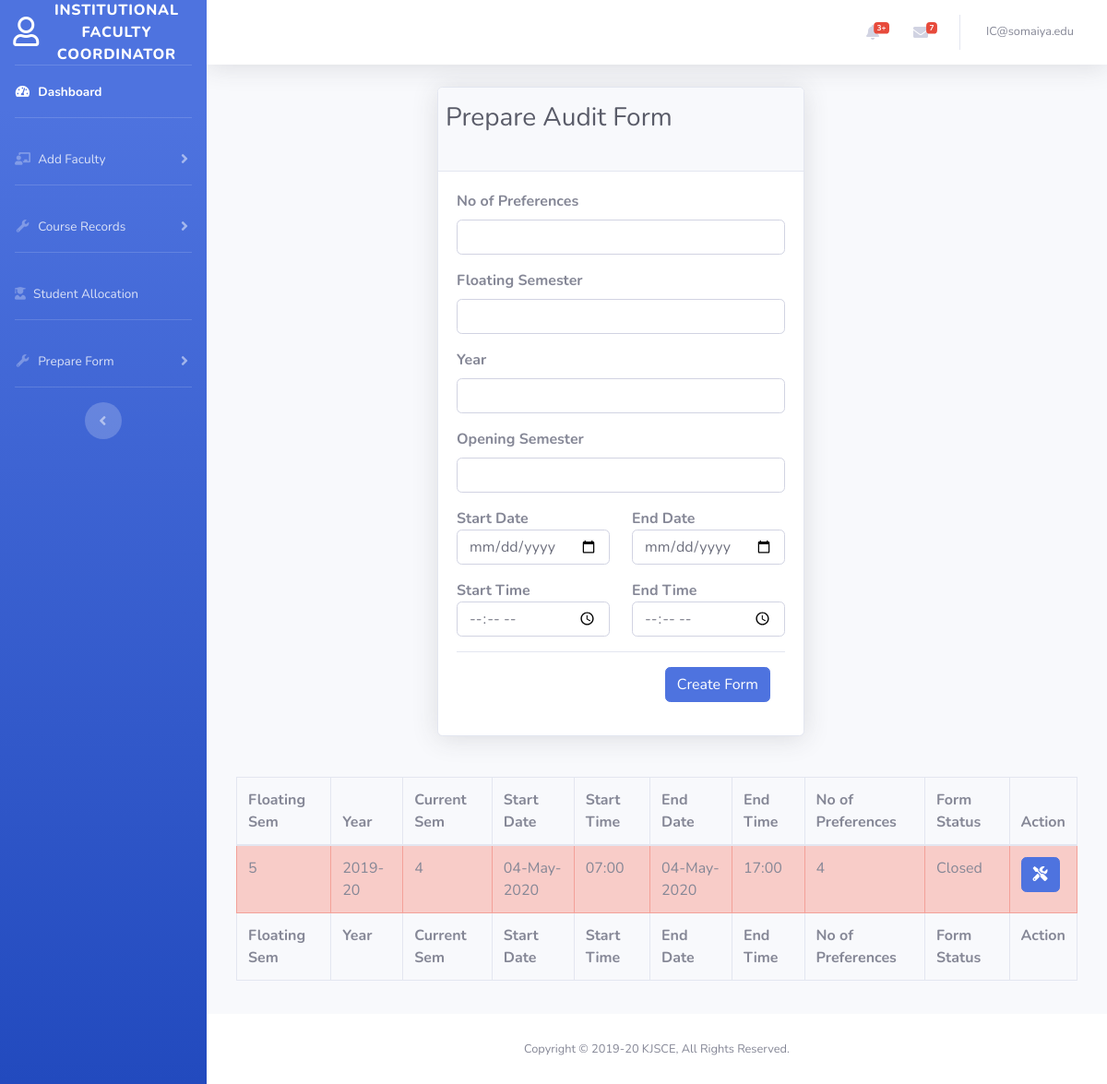
The page /institutional_coordinator/prepare_form_ac.php (signed in) on the database as committed earlier.
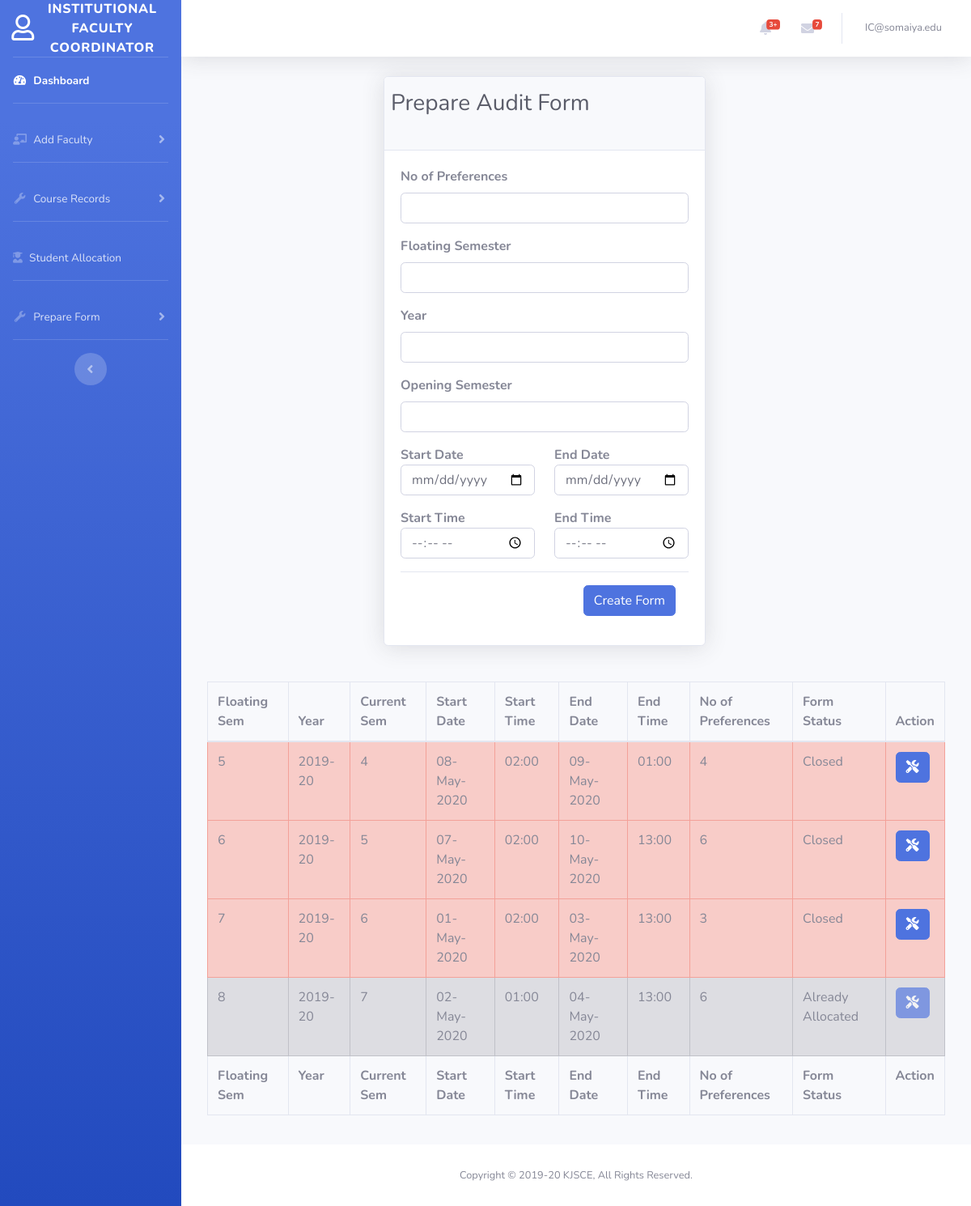
The same page on the database as committed later.
### tables this page shows
CREATE TABLE `form` (
  `sem` int(11) NOT NULL,
  `year` varchar(8) NOT NULL,
  `no` int(11) NOT NULL DEFAULT 0,
  `form_type` varchar(10) NOT NULL,
  `curr_sem` int(11) NOT NULL,
  `start_timestamp` varchar(30) NOT NULL,
  `end_timestamp` varchar(30) NOT NULL,
  `timestamp_created` varchar(30) NOT NULL,
  `email_id` varchar(50) NOT NULL,
  `no_of_preferences` int(11) NOT NULL,
  `allocate_status` int(11) NOT NULL DEFAULT 0
);

### institutional_coordinator/prepare_form_ac.php (the view, shortened to what the changed rows need)
<?php
include('../includes/header.php');
?>
<div class="container-fluid">
    <div class="row">
        <div class="offset-lg-3 offset-md-3">
            <div class="card shadow mb-4">
                <div class="card-header py-3">
                    <div class="row align-items-center">
                        <h1 class="h3 mb-4 text-gray-800">Prepare Audit Form</h1>
                    </div>
                </div>
            </div>
        </div>
        <div class="card-body">
            <div class="table-responsive">
                <table class="table table-bordered" id="dataTable" width="100%" cellspacing="0">
                <thead>
                        <tr>
                            <th>Floating Sem</th>
                            <th>Year</th>
                            <th>Current Sem</th>
                            <th>Start Date</th>
                            <th>Start Time</th>
                            <th>End Date</th>
                            <th>End Time</th>
                            <th>No of Preferences</th>
                            <th>Form Status</th>
                            <th>Action</th>
                        </tr>
                    </thead>
                    <tfoot>
                        <tr>
                            <th>Floating Sem</th>
                            <th>Year</th>
                            <th>Current Sem</th>
                            <th>Start Date</th>
                            <th>Start Time</th>
                            <th>End Date</th>
                            <th>End Time</th>
                            <th>No of Preferences</th>
                            <th>Form Status</th>
                            <th>Action</th>
                        </tr>
                    </tfoot>
                    <tbody>
                        <?php
                        include_once('../config.php');
                        $sql = "SELECT sem,year,curr_sem,start_timestamp,end_timestamp,no_of_preferences,allocate_status FROM form WHERE form_type='audit'";
                        $result = mysqli_query($conn, $sql);
                        if (mysqli_num_rows($result) > 0) {
                            $count = 500;
                            while ($row = mysqli_fetch_assoc($result)) {
                                $status = "Not opened yet";
                                $timestamp=date("Y-m-d H:i");
                                $start_timestamp = $row['start_timestamp'];
                                $end_timestamp = $row['end_timestamp'];
                                $color='table-warning';
                                $tabs= '<a class="nav-item nav-link active" id="nav-delete-tab" data-toggle="tab" href="#nav-delete' . $count . '" role="tab" aria-controls="nav-delete' . $count . '" aria-selected="true">Deletion</a>
                                <a class="nav-item nav-link" id="nav-update-tab" data-toggle="tab" href="#nav-update' . $count . '" role="tab" aria-controls="nav-update' . $count . '" aria-selected="false">Update</a>';
                                if($timestamp>=$start_timestamp){
                                    if($timestamp<$end_timestamp){
                                        $status="Open";
                                        $color='table-success';
                                    }else{
                                        $status="Closed";
                                        $tabs.='<a class="nav-item nav-link" id="nav-allocate-tab" data-toggle="tab" href="#nav-allocate' . $count . '" role="tab" aria-controls="nav-allocate' . $count . '" aria-selected="false">Allocate</a>';
                                        $color='table-danger';
                                        if($row['allocate_status']==1){
                                            $status='Already Allocated';
                                            $color='table-secondary';
                                        }
                                    }
                                }
                                $sArr = explode(" ", $start_timestamp);
                                $start_date = $sArr[0];
                                $start_time = $sArr[1];
                                $eArr = explode(" ", $end_timestamp);
                                $end_date = $eArr[0];
                                $end_time = $eArr[1];
                                echo '
                        <tr class="'.$color.'"">
                            <td>' . $row['sem'] . '</td>
                            <td>' . $row['year'] . '</td>
                            <td>' . $row['curr_sem'] . '</td>
                            <td>' . date("d-M-Y", strtotime($start_date)) . '</td>
                            <td>' . $start_time . '</td>
                            <td>' . date("d-M-Y", strtotime($end_date)) . '</td>
                            <td>' . $end_time . '</td>
                            <td>' . $row['no_of_preferences'] . '</td>
                            <td>' . $status . '</td>';
                            if($status!='Already Allocated'){
                                echo'
                            <td>
                                <button type="button" class="btn btn-primary icon-btn"  data-toggle="modal" data-target="#exampleModalCenter' . $count . '">
                                    <i class="fas fa-tools"></i>
                                </button>
                                <div class="modal fade" id="exampleModalCenter' . $count . '" tabindex="-1" role="dialog" aria-labelledby="exampleModalCenterTitle1" aria-hidden="true">
                                    <div class="modal-dialog modal-dialog-centered" role="document">
                                        <div class="modal-content">
                                            <div class="modal-body">
                                                        '.$tabs.'
                                                <div class="tab-content" id="nav-tabContent">
                                                    <div class="tab-pane fade show active" id="nav-delete' . $count . '" role="tabpanel" aria-labelledby="nav-delete-tab">
                                                                <input type="hidden" name="sem" value="' . $row['sem'] . '">
                                                                <input type="hidden" name="year" value="' . $row['year'] . '">
                                                    </div>
                                                    <div class="tab-pane fade" id="nav-update' . $count . '" role="tabpanel" aria-labelledby="nav-update-tab">
                                                                <input type="number" required class="form-control" name="nop" value="' . $row['no_of_preferences'] . '">
                                                                <input type="number" required class="form-control" name="sem" value="' . $row['sem'] . '">
                                                                <input type="hidden" required class="form-control" name="oldsem" value="' . $row['sem'] . '">
                                                                <input type="year" required class="form-control" name="year" value="' . $row['year'] . '">
                                                                <input type="hidden" required class="form-control" name="oldyear" value="' . $row['year'] . '">
                                                                <input type="number" required class="form-control" name="curr_sem" value="' . $row['curr_sem'] . '">
                                                                        <input type="date" required class="form-control" name="start_date" value="' . $start_date . '">
                                                                        <input type="time" required class="form-control"  name="start_time" value="' . $start_time . '">
                                                                        <input type="date" required class="form-control" name="end_date" value="' . $end_date . '">
                                                                        <input type="time" required class="form-control"  name="end_time" value="' . $end_time . '">
                                                    </div>
                                                ';
                                               echo '
                                               </div>
                                                <div class="modal-footer">
                                                    <button type="button" class="btn btn-secondary" data-dismiss="modal" name="close">Close</button>
                                                    <button type="button" class="btn btn-primary" name="save_changes">Save changes</button>
                                                </div>
                                            </div>
                                        </div>
                                    </div>
                                </div>
                            </td>';
                            }else{
                            echo'
                            <td>
                                <button type="button" class="btn btn-primary icon-btn" disabled="disabled" data-toggle="modal" data-target="#exampleModalCenter' . $count . '">
                                    <i class="fas fa-tools"></i>
                                </button>
                            </td>
                                ';
                            }
                        echo '</tr>';
                                $count++;
                            }
                        }
                        ?>
                    </tbody>
                </table>
            </div>
        </div>
    </div>
    <?php include('../includes/footer.php');
    include('../includes/scripts.php');
    ?>

Rows that differ between the two databases and show on the page:
changed form: start_timestamp "04-May-2020" → "08-May-2020"; start_timestamp "07:00" → "02:00"; end_timestamp "04-May-2020" → "09-May-2020"; end_timestamp "17:00" → "01:00"
added form: sem "6", year "2019-20", curr_sem "5", start_timestamp "07-May-2020", start_timestamp "02:00", end_timestamp "10-May-2020", end_timestamp "13:00", no_of_preferences "6", end_timestamp "Closed"
added form: sem "7", year "2019-20", curr_sem "6", start_timestamp "01-May-2020", start_timestamp "02:00", end_timestamp "03-May-2020", end_timestamp "13:00", no_of_preferences "3", end_timestamp "Closed"
added form: sem "8", year "2019-20", curr_sem "7", start_timestamp "02-May-2020", start_timestamp "01:00", end_timestamp "04-May-2020", end_timestamp "13:00", no_of_preferences "6", allocate_status "Already Allocated"
